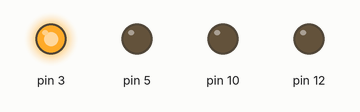
Bench run of a sketch on a simulated Arduino Uno, built with avr-gcc and run on an emulated ATmega328P. On the bench: output pins drawn as LEDs (lit = HIGH).

Above: at 0.5 s.
At 1.5 s:
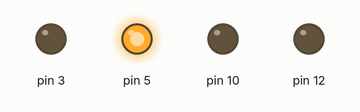
At 2.5 s:
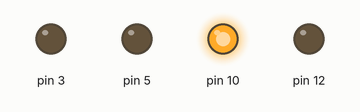
At 3.5 s:
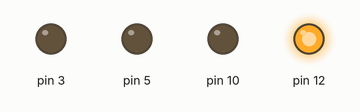
At 4.5 s:
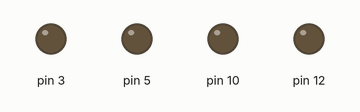
Timing chart, 0 to 6.5 s (numbered marks = the images above):
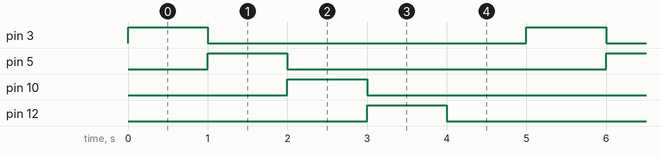

Measured:
- by itself, pin 3, pin 5, pin 10, pin 12: alternates HIGH for 1.0 s and LOW for 4.0 s
- by itself, everything shown: repeats every 5.0 s, in 5 steps

The sketch:

diode3.ino
```cpp
void setup() {
  // put your setup code here, to run once:
  pinMode(3, OUTPUT);
  pinMode(5, OUTPUT);
  pinMode(10, OUTPUT);
  pinMode(12, OUTPUT);
  Serial.begin(9600);
}
void loop() {
  // put your main code here, to run repeatedly:
  digitalWrite(3, HIGH);
  delay(1000);
  digitalWrite(3, LOW);

  digitalWrite(5, HIGH);
  delay(1000);
  digitalWrite(5, LOW);

  digitalWrite(10, HIGH);
  delay(1000);
  digitalWrite(10, LOW);

   digitalWrite(12, HIGH);
  delay(1000);
  digitalWrite(12, LOW);

  delay(1000);
}
```
